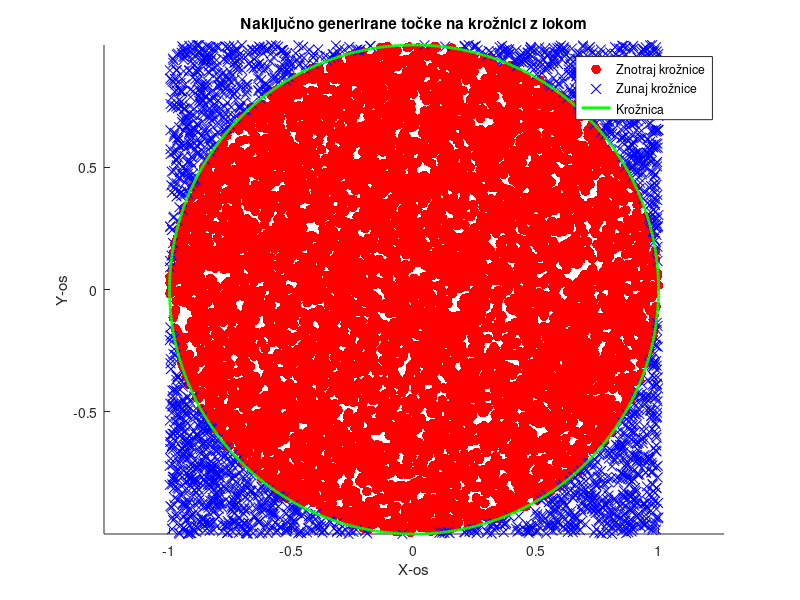

The MATLAB source for this figure:
function montecarlo()
    stTock = 10000;
    r = 1;
    [ocenjenoPi, napaka] = area_pi(stTock, r);
    disp(['Ocenjeno π: ', num2str(ocenjenoPi)]);
    disp(['Napaka: ', num2str(napaka)]);
    risi(stTock, r);
end

function [ocenjenoPi, napaka] = area_pi(stTock, r)
    znotrajKroga = 0;
    for i = 1:stTock
        x = 2 * rand() - 1;
        y = 2 * rand() - 1;
        if x^2 + y^2 <= r^2
            znotrajKroga = znotrajKroga + 1;
        end
    end
    ocenjenoPi = 4 * znotrajKroga / stTock;
    napaka = abs(ocenjenoPi - pi);
end

function risi(stTock, r)
    x = 2 * rand(stTock, 1) - 1;
    y = 2 * rand(stTock, 1) - 1;
    razdalja = sqrt(x.^2 + y.^2);
    Znotraj = razdalja <= r;
    Zunaj = razdalja > r;
    scatter(x(Znotraj), y(Znotraj), 50, 'r', 'filled');
    hold on;
    scatter(x(Zunaj), y(Zunaj), 50, 'b', 'x');
    kroznica(r);
    axis equal;
    title('Naključno generirane točke na krožnici z lokom');
    xlabel('X-os');
    ylabel('Y-os');
    legend('Znotraj krožnice', 'Zunaj krožnice', 'Krožnica');
end

function kroznica(r)
    kot = linspace(0, 2 * pi, 1000);
    x = r * cos(kot);
    y = r * sin(kot);
    plot(x, y, 'g', 'LineWidth', 2);
end
